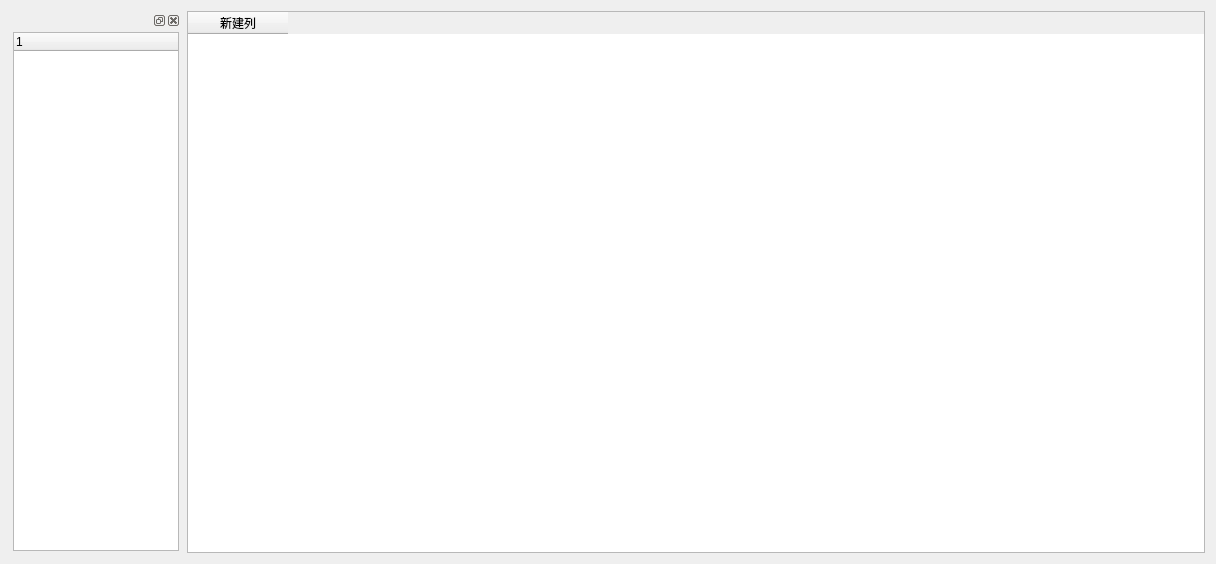
<?xml version="1.0" encoding="UTF-8"?>
<ui version="4.0">
 <class>HKernelTest</class>
 <widget class="QDialog" name="HKernelTest">
  <property name="geometry">
   <rect>
    <x>0</x>
    <y>0</y>
    <width>1216</width>
    <height>564</height>
   </rect>
  </property>
  <property name="windowTitle">
   <string>Dialog</string>
  </property>
  <layout class="QHBoxLayout" name="horizontalLayout" stretch="1,6">
   <item>
    <widget class="QDockWidget" name="dockWidget">
     <widget class="QWidget" name="dockWidgetContents">
      <layout class="QVBoxLayout" name="verticalLayout_4">
       <property name="leftMargin">
        <number>2</number>
       </property>
       <property name="topMargin">
        <number>2</number>
       </property>
       <property name="rightMargin">
        <number>2</number>
       </property>
       <property name="bottomMargin">
        <number>2</number>
       </property>
       <item>
        <layout class="QVBoxLayout" name="verticalLayout_3">
         <item>
          <widget class="QTreeWidget" name="treeWidget">
           <column>
            <property name="text">
             <string notr="true">1</string>
            </property>
           </column>
          </widget>
         </item>
        </layout>
       </item>
      </layout>
     </widget>
    </widget>
   </item>
   <item>
    <layout class="QVBoxLayout" name="verticalLayout">
     <item>
      <widget class="QTableWidget" name="tableWidget">
       <column>
        <property name="text">
         <string>新建列</string>
        </property>
       </column>
      </widget>
     </item>
    </layout>
   </item>
  </layout>
 </widget>
 <resources/>
 <connections/>
</ui>
